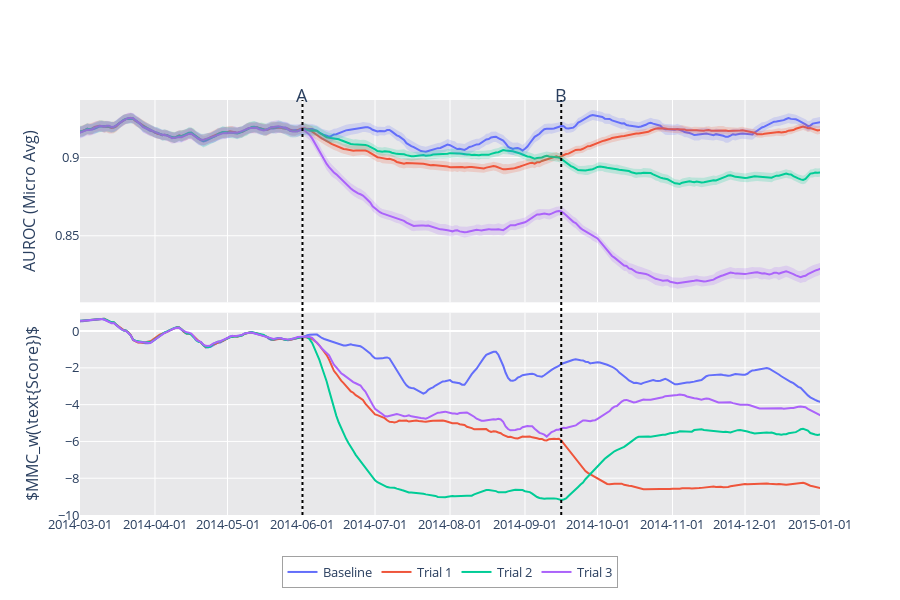

Here is the notebook cell this chart was saved with:
### Code cell
fh = FigureHelper(x)


row=1
for name, score_unify in perf_graphs.items():
    fh.add_trace(y=smooth(score_unify["yp"], span=7), 
                 yu=smooth(score_unify["yp"]+score_unify["ye"], span=7),
                 yl=smooth(score_unify["yp"]-score_unify["ye"], span=7), name=name, connectgaps=False, row=row, col=1)

row=2
for name, score_unify in score_graphs_mega.items():
    fh.add_trace(y=smooth(score_unify, span=7), name=name, connectgaps=False, row=row, col=1)

fig = fh.make_fig(shared_xaxes=True, vertical_spacing=0.025, row_heights=[.2]*row)

add_dates(fig, dates, line_y=1.045, include_date=False)

fig.update_xaxes(showspikes=True, spikecolor="black", spikesnap="cursor", spikemode="across", spikethickness=1)
fig.update_layout(spikedistance=1000)
fig.update_layout(height=300*row)
fig.update_layout(legend={"x": .5, "orientation":"h", "borderwidth": .5, "xanchor": "center",})
fig.update_xaxes(range=[graph_start, graph_end])
fig.update_layout(yaxis1=dict(
    # range=[0.8, 1], 
    title=f"AUROC ({DriftFromRun.performance_col[1].title()})"),
    yaxis2=dict(range=[-10, 1], title=r"$MMC_w(\text{Score})$"))
fig.update_layout(barmode='overlay')
fig.update_layout(font=dict(size=13))
fig.update_layout(plot_bgcolor="#E8E8EA")

# fig.update_layout(
#     yaxis2 = dict(
#         tickmode = 'linear',
#         tick0 = 0,
#         dtick = 25,
#     )
# )

xaxis = dict(
        tickformat = '%Y-%m-%d',
        tickmode = 'linear',
        dtick = "M1"
    )
fig.update_layout(
    xaxis1=xaxis,
    xaxis2=xaxis,
    xaxis3 = xaxis,
)

fig.show()

### Figure 1 — Plotly figure (JSON) as saved in the notebook; plotly's stock layout.template omitted (floating-point values rounded to 4 significant figures; data arrays with more than 128 entries replaced by an {"elided": "..."} marker saying what was removed)
{"data": [{"connectgaps": false, "customdata": {"elided": "367x4 float values"}, "hovertemplate": "%{x}<br>Baseline: %{y}<br><br>Baseline=%{customdata[0]:.3f}<br />Trial 1=%{customdata[1]:.3f}<br />Trial 2=%{customdata[2]:.3f}<br />Trial 3=%{customdata[3]:.3f}<extra></extra>", "legendgroup": "Baseline", "line": {"color": "#636EFA", "dash": "solid"}, "name": "Baseline", "showlegend": true, "type": "scatter", "x": {"elided": "367 str values"}, "xaxis": "x", "y": {"elided": "367 float values"}, "yaxis": "y"}, {"connectgaps": false, "customdata": {"elided": "367x4 float values"}, "hovertemplate": "%{x}<br>Trial 1: %{y}<br><br>Baseline=%{customdata[0]:.3f}<br />Trial 1=%{customdata[1]:.3f}<br />Trial 2=%{customdata[2]:.3f}<br />Trial 3=%{customdata[3]:.3f}<extra></extra>", "legendgroup": "Trial 1", "line": {"color": "#EF553B", "dash": "solid"}, "name": "Trial 1", "showlegend": true, "type": "scatter", "x": {"elided": "367 str values"}, "xaxis": "x", "y": {"elided": "367 float values"}, "yaxis": "y"}, {"connectgaps": false, "customdata": {"elided": "367x4 float values"}, "hovertemplate": "%{x}<br>Trial 2: %{y}<br><br>Baseline=%{customdata[0]:.3f}<br />Trial 1=%{customdata[1]:.3f}<br />Trial 2=%{customdata[2]:.3f}<br />Trial 3=%{customdata[3]:.3f}<extra></extra>", "legendgroup": "Trial 2", "line": {"color": "#00CC96", "dash": "solid"}, "name": "Trial 2", "showlegend": true, "type": "scatter", "x": {"elided": "367 str values"}, "xaxis": "x", "y": {"elided": "367 float values"}, "yaxis": "y"}, {"connectgaps": false, "customdata": {"elided": "367x4 float values"}, "hovertemplate": "%{x}<br>Trial 3: %{y}<br><br>Baseline=%{customdata[0]:.3f}<br />Trial 1=%{customdata[1]:.3f}<br />Trial 2=%{customdata[2]:.3f}<br />Trial 3=%{customdata[3]:.3f}<extra></extra>", "legendgroup": "Trial 3", "line": {"color": "#AB63FA", "dash": "solid"}, "name": "Trial 3", "showlegend": true, "type": "scatter", "x": {"elided": "367 str values"}, "xaxis": "x", "y": {"elided": "367 float values"}, "yaxis": "y"}, {"connectgaps": false, "customdata": {"elided": "367x4 float values"}, "hovertemplate": "%{x}<br>Baseline: %{y}<br><br>Baseline=%{customdata[0]:.3f}<br />Trial 1=%{customdata[1]:.3f}<br />Trial 2=%{customdata[2]:.3f}<br />Trial 3=%{customdata[3]:.3f}<extra></extra>", "legendgroup": "Baseline", "line": {"color": "#636EFA", "dash": "solid"}, "name": "Baseline", "showlegend": false, "type": "scatter", "x": {"elided": "367 str values"}, "xaxis": "x2", "y": {"elided": "367 float values"}, "yaxis": "y2"}, {"connectgaps": false, "customdata": {"elided": "367x4 float values"}, "hovertemplate": "%{x}<br>Trial 1: %{y}<br><br>Baseline=%{customdata[0]:.3f}<br />Trial 1=%{customdata[1]:.3f}<br />Trial 2=%{customdata[2]:.3f}<br />Trial 3=%{customdata[3]:.3f}<extra></extra>", "legendgroup": "Trial 1", "line": {"color": "#EF553B", "dash": "solid"}, "name": "Trial 1", "showlegend": false, "type": "scatter", "x": {"elided": "367 str values"}, "xaxis": "x2", "y": {"elided": "367 float values"}, "yaxis": "y2"}, {"connectgaps": false, "customdata": {"elided": "367x4 float values"}, "hovertemplate": "%{x}<br>Trial 2: %{y}<br><br>Baseline=%{customdata[0]:.3f}<br />Trial 1=%{customdata[1]:.3f}<br />Trial 2=%{customdata[2]:.3f}<br />Trial 3=%{customdata[3]:.3f}<extra></extra>", "legendgroup": "Trial 2", "line": {"color": "#00CC96", "dash": "solid"}, "name": "Trial 2", "showlegend": false, "type": "scatter", "x": {"elided": "367 str values"}, "xaxis": "x2", "y": {"elided": "367 float values"}, "yaxis": "y2"}, {"connectgaps": false, "customdata": {"elided": "367x4 float values"}, "hovertemplate": "%{x}<br>Trial 3: %{y}<br><br>Baseline=%{customdata[0]:.3f}<br />Trial 1=%{customdata[1]:.3f}<br />Trial 2=%{customdata[2]:.3f}<br />Trial 3=%{customdata[3]:.3f}<extra></extra>", "legendgroup": "Trial 3", "line": {"color": "#AB63FA", "dash": "solid"}, "name": "Trial 3", "showlegend": false, "type": "scatter", "x": {"elided": "367 str values"}, "xaxis": "x2", "y": {"elided": "367 float values"}, "yaxis": "y2"}, {"connectgaps": false, "hoverinfo": "skip", "legendgroup": "Baseline", "line": {"width": 0}, "name": "Baseline", "showlegend": false, "type": "scatter", "x": {"elided": "354 str values"}, "xaxis": "x", "y": {"elided": "354 float values"}, "yaxis": "y"}, {"connectgaps": false, "fill": "tonexty", "fillcolor": "rgba(0.38823529411764707, 0.43137254901960786, 0.9803921568627451, 0.2)", "hoverinfo": "skip", "legendgroup": "Baseline", "line": {"width": 0}, "name": "Baseline", "showlegend": false, "type": "scatter", "x": {"elided": "354 str values"}, "xaxis": "x", "y": {"elided": "354 float values"}, "yaxis": "y"}, {"connectgaps": false, "hoverinfo": "skip", "legendgroup": "Trial 1", "line": {"width": 0}, "name": "Trial 1", "showlegend": false, "type": "scatter", "x": {"elided": "354 str values"}, "xaxis": "x", "y": {"elided": "354 float values"}, "yaxis": "y"}, {"connectgaps": false, "fill": "tonexty", "fillcolor": "rgba(0.9372549019607843, 0.3333333333333333, 0.23137254901960785, 0.2)", "hoverinfo": "skip", "legendgroup": "Trial 1", "line": {"width": 0}, "name": "Trial 1", "showlegend": false, "type": "scatter", "x": {"elided": "354 str values"}, "xaxis": "x", "y": {"elided": "354 float values"}, "yaxis": "y"}, {"connectgaps": false, "hoverinfo": "skip", "legendgroup": "Trial 2", "line": {"width": 0}, "name": "Trial 2", "showlegend": false, "type": "scatter", "x": {"elided": "354 str values"}, "xaxis": "x", "y": {"elided": "354 float values"}, "yaxis": "y"}, {"connectgaps": false, "fill": "tonexty", "fillcolor": "rgba(0.0, 0.8, 0.5882352941176471, 0.2)", "hoverinfo": "skip", "legendgroup": "Trial 2", "line": {"width": 0}, "name": "Trial 2", "showlegend": false, "type": "scatter", "x": {"elided": "354 str values"}, "xaxis": "x", "y": {"elided": "354 float values"}, "yaxis": "y"}, {"connectgaps": false, "hoverinfo": "skip", "legendgroup": "Trial 3", "line": {"width": 0}, "name": "Trial 3", "showlegend": false, "type": "scatter", "x": {"elided": "354 str values"}, "xaxis": "x", "y": {"elided": "354 float values"}, "yaxis": "y"}, {"connectgaps": false, "fill": "tonexty", "fillcolor": "rgba(0.6705882352941176, 0.38823529411764707, 0.9803921568627451, 0.2)", "hoverinfo": "skip", "legendgroup": "Trial 3", "line": {"width": 0}, "name": "Trial 3", "showlegend": false, "type": "scatter", "x": {"elided": "354 str values"}, "xaxis": "x", "y": {"elided": "354 float values"}, "yaxis": "y"}], "layout": {"annotations": [{"font": {"size": 18}, "showarrow": false, "text": "A", "textangle": 0, "x": "2014-06-01", "xref": "x", "y": 1.045, "yref": "paper"}, {"font": {"size": 18}, "showarrow": false, "text": "B", "textangle": 0, "x": "2014-09-16", "xref": "x", "y": 1.045, "yref": "paper"}], "barmode": "overlay", "font": {"size": 13}, "height": 600, "legend": {"borderwidth": 0.5, "orientation": "h", "x": 0.5, "xanchor": "center"}, "plot_bgcolor": "#E8E8EA", "shapes": [{"line": {"color": "black", "dash": "dot"}, "type": "line", "x0": "2014-06-01", "x1": "2014-06-01", "xref": "x", "y0": 0, "y1": 1, "yref": "paper"}, {"line": {"color": "black", "dash": "dot"}, "type": "line", "x0": "2014-09-16", "x1": "2014-09-16", "xref": "x", "y0": 0, "y1": 1, "yref": "paper"}], "spikedistance": 1000, "xaxis": {"anchor": "y", "domain": [0, 1], "dtick": "M1", "matches": "x2", "range": ["2014-03-01", "2015-01-01"], "showspikes": true, "showticklabels": false, "spikecolor": "black", "spikemode": "across", "spikesnap": "cursor", "spikethickness": 1, "tickformat": "%Y-%m-%d", "tickmode": "linear"}, "xaxis2": {"anchor": "y2", "domain": [0, 1], "dtick": "M1", "range": ["2014-03-01", "2015-01-01"], "showspikes": true, "spikecolor": "black", "spikemode": "across", "spikesnap": "cursor", "spikethickness": 1, "tickformat": "%Y-%m-%d", "tickmode": "linear"}, "xaxis3": {"dtick": "M1", "tickformat": "%Y-%m-%d", "tickmode": "linear"}, "yaxis": {"anchor": "x", "domain": [0.5125, 1], "title": {"text": "AUROC (Micro Avg)"}}, "yaxis2": {"anchor": "x2", "domain": [0, 0.4875], "range": [-10, 1], "title": {"text": "$MMC_w(\\text{Score})$"}}}}
